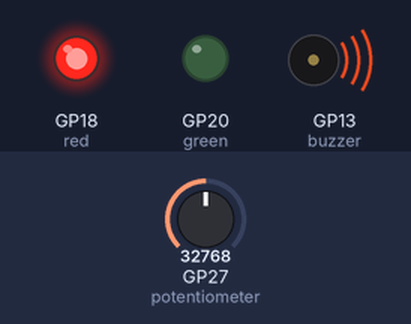
The program below on a simulated Raspberry Pi Pico running MicroPython. Shown: output pins drawn as LEDs (lit = HIGH), buzzer (waves = sounding). Inputs (shaded band) come from the test bench; at power-on: GP27 (potentiometer) = 32768 (analog values on the 0–65535 scale).

Above: at 1.2 s.
1.3 s: GP27 (potentiometer) set to 0
At 2.1 s:
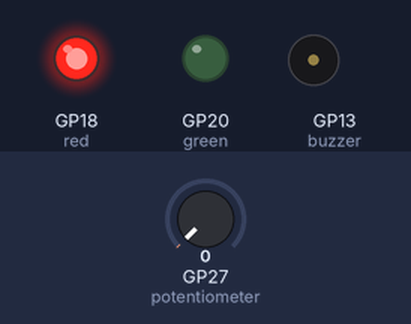
4.3 s: GP27 (potentiometer) set to 7864
At 5.2 s:
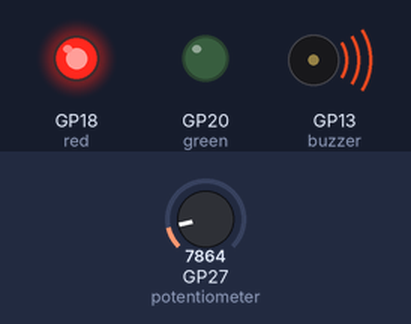
6.1 s: GP27 (potentiometer) set to 65535
9.1 s: GP27 (potentiometer) set to 57670
At 10.91 s:
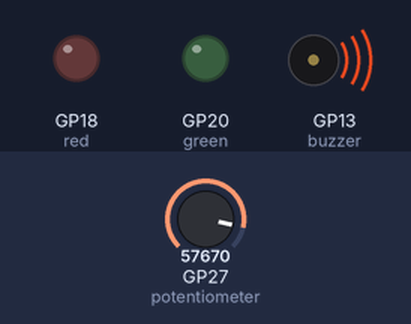
Timing chart, 0 to 13.1 s (numbered marks = the images above; inputs shaded):
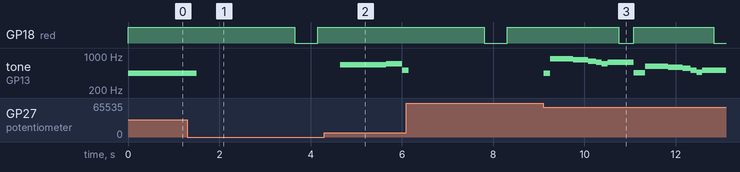

The program:

Buzzer.py
```python
from machine import Pin, PWM, ADC
import time

buzzer = PWM(Pin(13))
potentiometer = ADC(Pin(27))
red = Pin(18, Pin.OUT)
green = Pin(20, Pin.OUT)

count = 0
volume = 0

c = 261
d = 294
e = 329
f = 349
g = 391
gS = 415
a = 440
aS = 455
b = 466
cH = 515
cSH = 554
dH = 587
dSH = 622
eH = 659
fH = 698
fSH = 740
gH = 784
gSH = 830
aH = 880

def BeepIt(note, duration):
    global count
    volume = potentiometer.read_u16()
    buzzer.duty_u16(volume)
    buzzer.freq(note)

    if count % 2 == 0 :
        red.value(1)
        time.sleep(duration)
        red.value(0)
    else:
        green.value(1)
        time.sleep(duration)
        green.value(0)
        buzzer.duty_u16(0)
        time.sleep(0.050)
        count += 1

def Part1():
    BeepIt(a, 0.5)
    BeepIt(a, 0.5)
    BeepIt(a, 0.5)
    BeepIt(f, 0.35)
    BeepIt(cH, 0.15)
    BeepIt(a, 0.5)
    BeepIt(f, 0.35)
    BeepIt(cH, 0.15)
    BeepIt(a, 0.65)
    time.sleep(0.5)
    BeepIt(eH, 0.5)
    BeepIt(eH, 0.5)
    BeepIt(eH, 0.5)
    BeepIt(fH, 0.35)
    BeepIt(cH, 0.15)
    BeepIt(gS, 0.5)
    BeepIt(f, 0.35)
    BeepIt(cH, 0.15)
    BeepIt(a, 0.65)
    time.sleep(0.5)

def Part2():
    BeepIt(aH, 0.5)
    BeepIt(a, 0.3)
    BeepIt(a, 0.15)
    BeepIt(aH, 0.5)
    BeepIt(gSH, 0.325)
    BeepIt(gH, 0.175)
    BeepIt(fSH, 0.125)
    BeepIt(fH, 0.125)
    BeepIt(fSH, 0.25)
    time.sleep(0.325)
    BeepIt(aS, 0.25)
    BeepIt(dSH, 0.5)
    BeepIt(dH, 0.325)
    BeepIt(cSH, 0.175)
    BeepIt(cH, 0.125)
    BeepIt(b, 0.125)
    BeepIt(cH, 0.25)
    time.sleep(0.35)

def Part3():
    BeepIt(f, 0.25)
    BeepIt(gS, 0.5)
    BeepIt(f, 0.35)
    BeepIt(a, 0.125)
    BeepIt(cH, 0.5)
    BeepIt(a, 0.375)
    BeepIt(cH, 0.125)
    BeepIt(eH, 0.65)
    time.sleep(0.5)

def Part4():
    BeepIt(f, 0.25)
    BeepIt(gS, 0.5)
    BeepIt(f, 0.375)
    BeepIt(cH, 0.125)
    BeepIt(a, 0.5)
    BeepIt(f, 0.375)
    BeepIt(cH, 0.125)
    BeepIt(a, 0.65)
    time.sleep(0.65)

Part1()
Part2()
Part3()
Part2()
Part4()

buzzer.duty_u16(0)
```

Measured:
- after the input at 4.3 s, tone on GP13 (buzzer): silent → 659 Hz after 0.35 s, → 698 Hz 1.0 s later, → 515 Hz 0.35 s later
- after the input at 9.1 s, tone on GP13 (buzzer): plays 440 Hz for 0.15 s, 880 Hz for 0.50 s, 830 Hz for 0.33 s, 784 Hz for 0.18 s, 740 Hz for 0.13 s, 698 Hz for 0.13 s … (14 notes in this stretch), starting at once
